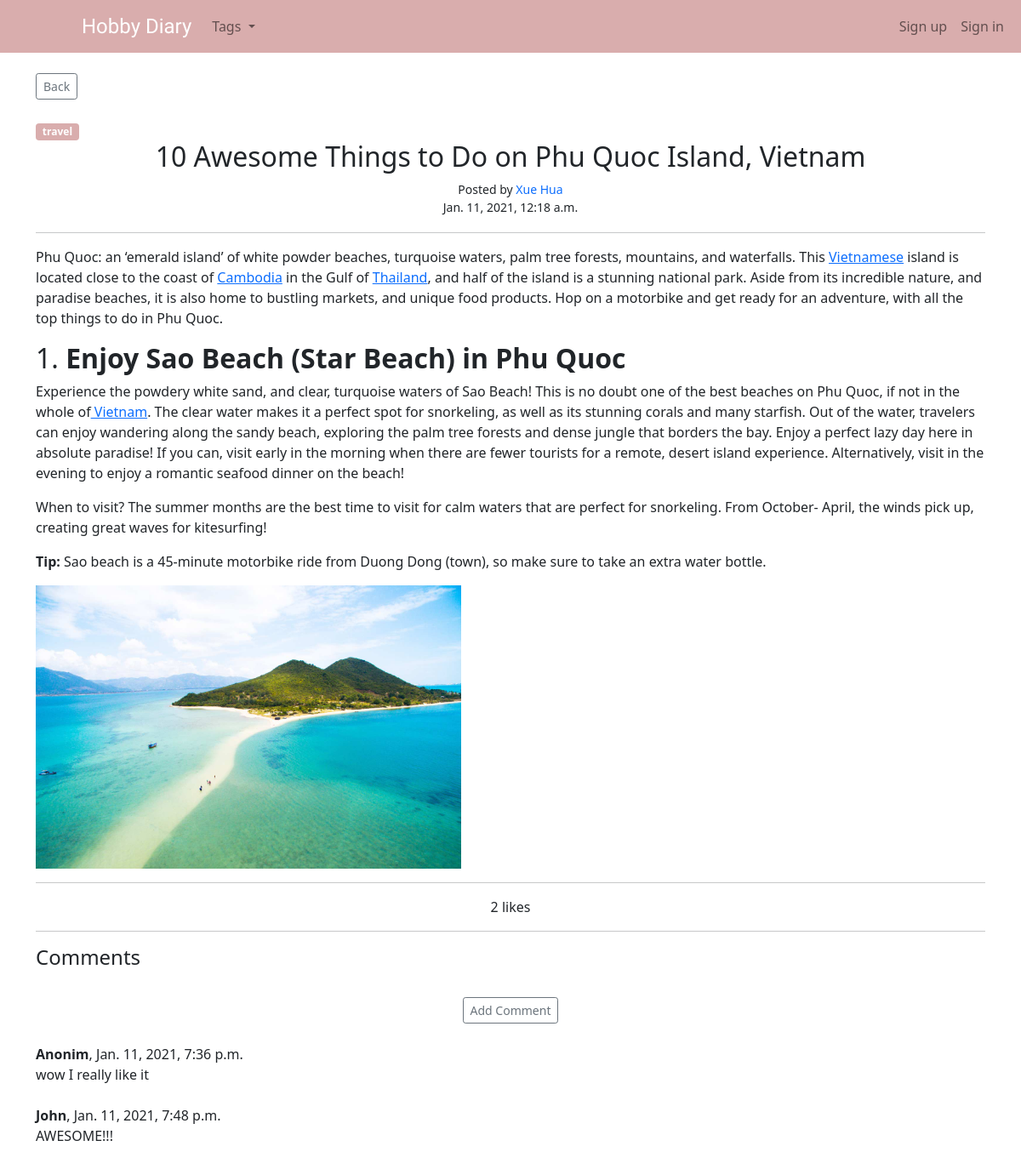
Screenshot of /article/8 with the database file from the repository.
### theblog/models.py (models this page shows, shortened)
class Post(models.Model):
  title = models.CharField(max_length=255)
  header_image = models.ImageField(null=True, blank=True, upload_to='images/')
  author = models.ForeignKey(User, on_delete=models.CASCADE)
  body = RichTextField(blank=True, null=True)
  date = models.DateTimeField(auto_now_add=True)
  category = models.CharField(max_length=255, default='lifestyle')
  snippet = models.CharField(max_length=255)
  likes = models.ManyToManyField(User, related_name='blog_posts')
  def total_likes(self):
    return self.likes.count()

class Comment(models.Model):
  post = models.ForeignKey(Post, related_name='comments', on_delete=models.CASCADE)
  name = models.CharField(max_length=255)
  body = models.TextField()
  date = models.DateTimeField(auto_now_add=True)

### theblog/views.py (the view)
# urls.py: path('article/<int:pk>', ArticleDetailView.as_view(), name='article-detail'),
class ArticleDetailView(DetailView):
  model = Post
  template_name = 'article_details.html'
  def get_context_data(self, *args, **kwargs):
    cat_menu = Category.objects.all()
    context = super(ArticleDetailView, self).get_context_data(*args, **kwargs)
    stuff = get_object_or_404(Post, id=self.kwargs['pk'])
    total_likes = stuff.total_likes()
    liked = False
    if stuff.likes.filter(id=self.request.user.id).exists():
      liked = True
    context['total_likes'] = total_likes
    context['cat_menu'] = cat_menu
    context['liked'] = liked
    return context

### theblog/models.py (called while the page is built)
  def __str__(self):
    return str(self.name)

### theblog/templates/article_details.html (shortened to what this page needs)
{% extends 'base.html' %}
{% load static %}
{% block content %}
<a href="{% url 'home' %}" class="btn btn-sm btn-outline-secondary">Back</a>
<br><br>
<a href="{% url 'category' post.category %}">
  <span class="badge badge-pill badge-dark" style="color:white; background-color: #d9adad;">{{ post.category }}</span>
</a>
<div class="d-flex justify-content-center">
  <h2>{{ post.title }}</h2>
</div>
<div class="d-flex justify-content-center">
  <small>Posted by <a href="{% url 'show-profile-page' post.author.profile.id %}" class="text-decoration-none">
    {{ post.author.first_name }} {{ post.author.last_name }}
  </a></small>
</div>
<div class="d-flex justify-content-center">
  <small>{{ post.date }}</small><br>
</div>
<hr>
{{ post.body|safe }}
{% if post.header_image %}
<img src="{{ post.header_image.url }}" width="500">
{% endif %}
<hr>
<div class="d-flex justify-content-center">
  {{ total_likes }} likes
</div>
<hr>
<h4>Comments</h4><br>
{% if not post.comments.all %}
<div class="d-flex justify-content-center">Comment this post first!</div>
<br>
<div class="d-flex justify-content-center">
  <a href="{% url 'add-comment' post.pk %}" class="btn btn-sm btn-outline-secondary">Add Comment</a>
</div>
{% else %}
<div class="d-flex justify-content-center">
  <a href="{% url 'add-comment' post.pk %}" class="btn btn-sm btn-outline-secondary">Add Comment</a>
</div>
<br>
  {% for comment in post.comments.all %}
    <strong>{{ comment.name }}</strong>, {{ comment.date }}
    <br>
    {{ comment.body }}
    <br><br>
  {% endfor %}
{% endif %}
{% endblock %}

### rows the page displays
Post: category "travel", title "10 Awesome Things to Do on Phu Quoc Island, Vietnam", author.first_name "Xue", author.last_name "Hua", date "Jan. 11, 2021, 12:18 a.m.", body "Phu Quoc: an ‘emerald island’ of white powder beaches, turquoise waters, palm tree forests, mountains, and waterfalls. This Vietnamese island is located close to the coast of Cambodia in the Gulf of Thailand , and half of the island is a stunning national park. Aside from its incredible nature, and paradise beaches, it is also home to bustling markets, and unique food products. Hop on a motorbike and get ready for an adventure, with all the top things to do in Phu Quoc. 1. Enjoy Sao Beach (Star Beach) in Phu Quoc Experience the powdery white sand, and clear, turquoise waters of Sao Beach! This is no doubt one of the best beaches on Phu Quoc, if not in the whole of Vietnam . The clear water…", header_image (picture)
Comment: name "Anonim", date "Jan. 11, 2021, 7:36 p.m.", body "wow I really like it"
Comment: name "John", date "Jan. 11, 2021, 7:48 p.m.", body "AWESOME!!!"

### other values shown
{{ total_likes }} "2"
